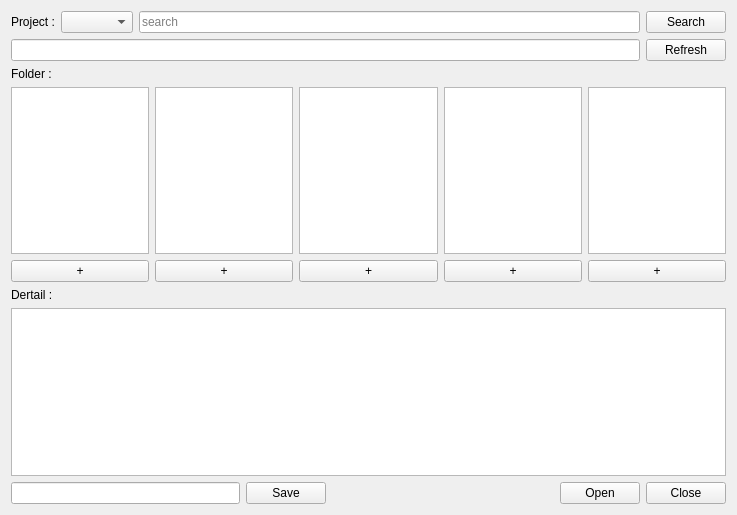
<?xml version="1.0" encoding="UTF-8"?>
<ui version="4.0">
 <class>Form</class>
 <widget class="QWidget" name="Form">
  <property name="geometry">
   <rect>
    <x>0</x>
    <y>0</y>
    <width>737</width>
    <height>515</height>
   </rect>
  </property>
  <property name="windowTitle">
   <string>Form</string>
  </property>
  <layout class="QVBoxLayout" name="verticalLayout_2">
   <item>
    <layout class="QHBoxLayout" name="horizontalLayout_2">
     <item>
      <widget class="QLabel" name="proj_label">
       <property name="text">
        <string>Project :</string>
       </property>
      </widget>
     </item>
     <item>
      <widget class="QComboBox" name="proj_comboBox"/>
     </item>
     <item>
      <widget class="QLineEdit" name="path_lineEdit_2">
       <property name="text">
        <string/>
       </property>
       <property name="placeholderText">
        <string>search</string>
       </property>
      </widget>
     </item>
     <item>
      <widget class="QPushButton" name="search_Button">
       <property name="text">
        <string>Search</string>
       </property>
      </widget>
     </item>
    </layout>
   </item>
   <item>
    <layout class="QHBoxLayout" name="horizontalLayout_5">
     <item>
      <widget class="QLineEdit" name="path_lineEdit"/>
     </item>
     <item>
      <widget class="QPushButton" name="refresh_Button">
       <property name="text">
        <string>Refresh</string>
       </property>
      </widget>
     </item>
    </layout>
   </item>
   <item>
    <widget class="QLabel" name="folder_label">
     <property name="text">
      <string>Folder :</string>
     </property>
    </widget>
   </item>
   <item>
    <layout class="QVBoxLayout" name="verticalLayout">
     <item>
      <layout class="QHBoxLayout" name="horizontalLayout_3">
       <item>
        <widget class="QListWidget" name="assetshot_listWidget"/>
       </item>
       <item>
        <widget class="QListWidget" name="char_listWidget"/>
       </item>
       <item>
        <widget class="QListWidget" name="astsht_listWidget"/>
       </item>
       <item>
        <widget class="QListWidget" name="department_listWidget"/>
       </item>
       <item>
        <widget class="QListWidget" name="verpub_listWidget"/>
       </item>
      </layout>
     </item>
     <item>
      <layout class="QHBoxLayout" name="horizontalLayout_7">
       <item>
        <widget class="QPushButton" name="create_assetshot_pushButton">
         <property name="text">
          <string>+</string>
         </property>
        </widget>
       </item>
       <item>
        <widget class="QPushButton" name="create_char_pushButton">
         <property name="text">
          <string>+</string>
         </property>
        </widget>
       </item>
       <item>
        <widget class="QPushButton" name="create_astsht_pushButton">
         <property name="text">
          <string>+</string>
         </property>
        </widget>
       </item>
       <item>
        <widget class="QPushButton" name="create_department_pushButton">
         <property name="text">
          <string>+</string>
         </property>
        </widget>
       </item>
       <item>
        <widget class="QPushButton" name="create_verpub_pushButton">
         <property name="text">
          <string>+</string>
         </property>
        </widget>
       </item>
      </layout>
     </item>
     <item>
      <widget class="QLabel" name="detail_label">
       <property name="frameShape">
        <enum>QFrame::NoFrame</enum>
       </property>
       <property name="text">
        <string>Dertail :</string>
       </property>
      </widget>
     </item>
     <item>
      <layout class="QHBoxLayout" name="horizontalLayout_4">
       <item>
        <widget class="QListWidget" name="result_listWidget"/>
       </item>
      </layout>
     </item>
    </layout>
   </item>
   <item>
    <layout class="QHBoxLayout" name="horizontalLayout">
     <item>
      <widget class="QLineEdit" name="save_lineEdit">
       <property name="text">
        <string/>
       </property>
      </widget>
     </item>
     <item>
      <widget class="QPushButton" name="save_Button">
       <property name="text">
        <string>Save</string>
       </property>
      </widget>
     </item>
     <item>
      <spacer name="horizontalSpacer">
       <property name="orientation">
        <enum>Qt::Horizontal</enum>
       </property>
       <property name="sizeHint" stdset="0">
        <size>
         <width>40</width>
         <height>20</height>
        </size>
       </property>
      </spacer>
     </item>
     <item>
      <widget class="QPushButton" name="open_Button">
       <property name="text">
        <string>Open</string>
       </property>
      </widget>
     </item>
     <item>
      <widget class="QPushButton" name="close_Button">
       <property name="text">
        <string>Close</string>
       </property>
      </widget>
     </item>
    </layout>
   </item>
  </layout>
 </widget>
 <resources/>
 <connections/>
</ui>
